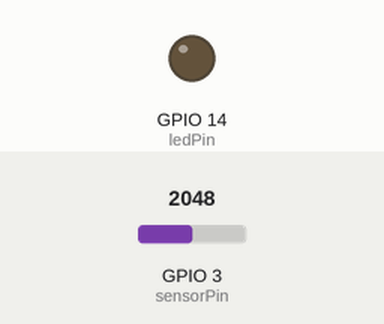
A sketch run on a simulated ESP32. On the bench: output pins drawn as LEDs (lit = HIGH). The inputs (shaded band) are chosen by the test bench; at power-on: GPIO 3 (sensorPin) = 2048. WiFi joins after 1.5 s; servers stay silent unless stated; no MQTT or app messages arrive unless stated; what the sketch prints to the serial monitor is not drawn.

Above: at 2.7 s.
2.8 s: GPIO 3 (sensorPin) set to 219
8.8 s: GPIO 3 (sensorPin) set to 185
At 12.0 s:
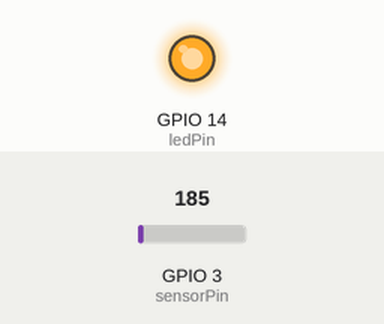
14.8 s: GPIO 3 (sensorPin) set to 491
At 17.1 s:
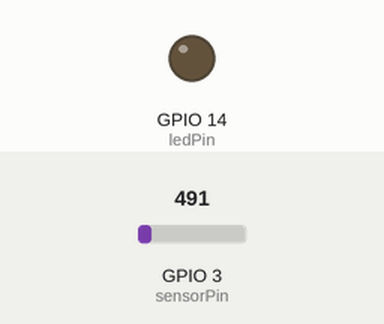
20.8 s: GPIO 3 (sensorPin) set to 160
At 22.1 s:
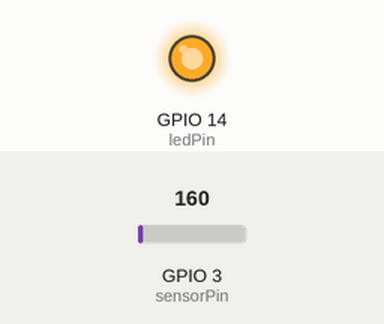
Timing chart, 0 to 23.8 s (numbered marks = the images above; inputs shaded):
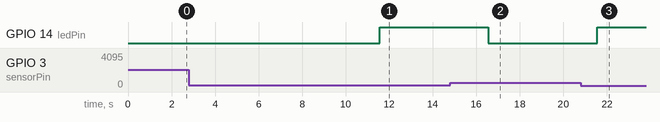

The sketch:

LightSensor_P4.ino
```cpp
#include <PubSubClient.h>
#include <WiFi.h>

// WiFi credentials
const char* ssid = "<AP>";
const char* password = "<AP_PASS>";

const int port = 1883;

// MQTT servers
const char* fogServer = "10.30.172.92";      // Fog device (Raspberry Pi)
const char* cloudletServer = "10.30.172.109"; // Cloudlet (PC)
const char* mqtt_topic = "sdgc/salon/sensor-luminosidad";

WiFiClient espClient;
PubSubClient client(espClient);

// Hardware configuration
const int sensorPin = 3;     // Sensor pin
const int ledPin = 14;       // LED pin
const int threshold = 200;   // Light threshold

void setup() {
    Serial.begin(115200);
    WiFi.begin(ssid, password);

    Serial.println("...................................");
    Serial.print("Connecting to WiFi");

    while (WiFi.status() != WL_CONNECTED) {
        delay(500);
        Serial.print(".");
    }

    Serial.println("\nConnected to WiFi network!");
}

// MODIFIED LOGIC: FOG -> CLOUDLET FAILOVER
void reconnect() {
    // Loop until a connection is established

    // 1. PRIMARY ATTEMPT: Connect to Fog device (Raspberry Pi)
    Serial.print("Trying to connect to FOG (Raspberry Pi at ");
    Serial.print(fogServer);
    Serial.print(")...");

    // Set Fog server
    client.setServer(fogServer, 1883);

    if (client.connect("lightSensorID")) { // Use a unique client ID
        Serial.println(" CONNECTED to Fog!");
        client.subscribe(mqtt_topic);
        return; // Exit function on successful connection
    } else {
        Serial.print(" failed, rc=");
        Serial.print(client.state());
        Serial.println(". Trying Cloudlet...");
    }

    // 2. SECONDARY ATTEMPT (FAILOVER): Connect to Cloudlet
    Serial.print("Trying to connect to CLOUDLET (PC at ");
    Serial.print(cloudletServer);
    Serial.print(")...");

    // Change server to Cloudlet
    client.setServer(cloudletServer, 1883);

    if (client.connect("lightSensorID")) {
        Serial.println(" CONNECTED to Cloudlet!");
        client.subscribe(mqtt_topic);
        return; // Exit function on successful connection
    } else {
        Serial.print(" failed, rc=");
        Serial.print(client.state());

        // 3. If both fail, wait before retrying
        Serial.println(". All servers failed. Retrying in 5 seconds...");
        delay(5000);
    }
}

void loop() {

    pinMode(ledPin, OUTPUT);  // Set LED pin as output

    // Check MQTT connection
    if (!client.connected()) {
        reconnect();
    }
    client.loop();

    // Read sensor value
    int sensorValue = analogRead(sensorPin);

    // Convert sensor value to string
    char str[16];
    sprintf(str, "%u", sensorValue);

    // Publish sensor value (same topic used in Node-RED)
    client.publish(mqtt_topic, str);
    Serial.println(str);

    // LED control logic based on threshold
    if (sensorValue > threshold) {
        digitalWrite(ledPin, LOW);   // Turn LED OFF
    } else {
        digitalWrite(ledPin, HIGH);  // Turn LED ON
    }

    delay(5000);
}
```

Measured:
- the behaviour switches between 201 and 200 on GPIO 3 (sensorPin) (found by bisection; images 0 and 1)
- after the input at 2.8 s, every drawn part: stays the same
- after the input at 8.8 s, GPIO 14 (ledPin): LOW → HIGH after 2.8 s
- after the input at 14.8 s, GPIO 14 (ledPin): HIGH → LOW after 1.8 s
- after the input at 20.8 s, GPIO 14 (ledPin): LOW → HIGH after 0.76 s
